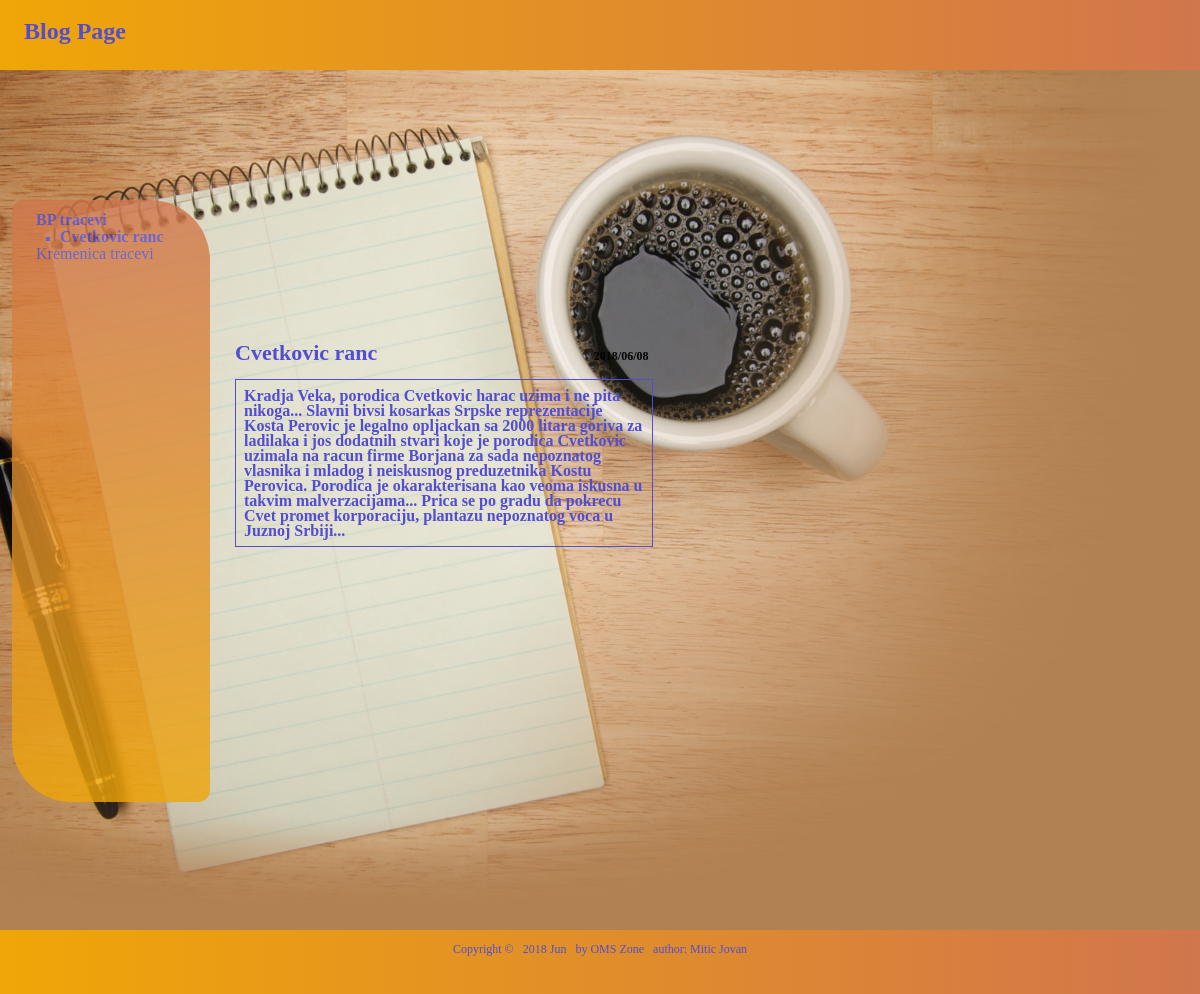
Screenshot of /index.php?subject=48 with the database file from the repository.
### tables this page shows
CREATE TABLE `subjects` (
  `id` int(11) NOT NULL AUTO_INCREMENT,
  `manu_name` varchar(650) DEFAULT NULL,
  `position` int(3) NOT NULL,
  `visible` tinyint(1) NOT NULL,
  PRIMARY KEY (`id`)
);

CREATE TABLE `pages` (
  `id` int(11) NOT NULL AUTO_INCREMENT,
  `subject_id` int(11) NOT NULL,
  `manu_name` varchar(30) NOT NULL,
  `position` int(3) NOT NULL,
  `visible` tinyint(1) NOT NULL,
  `content` text,
  PRIMARY KEY (`id`),
  KEY `subject_id` (`subject_id`)
);

### public/index.php (the view, shortened to what this page needs)
<?php require_once("../includes/db_connection.php"); ?>
<?php require_once("../includes/functions.php"); ?>
<?php include("../includes/layouts/header.php"); ?>
<?php find_selected_page(true); ?>
<div id="main">
	<div id="navigation">
		<?php echo public_navigation($current_subject, $current_page); ?>
	</div>
	<div id="page">
		<?php if ($current_page) { ?>
				<h2><?php echo  htmlentities($current_page["manu_name"]); ?>&nbsp;
				<span style="margin-left: 200px; color: #000; font-size: 12px;"><?php echo date("Y/m/d"); ?></span> <br><br>
			<div class="view-content-public">
				<?php echo  nl2br(htmlentities($current_page["content"])); ?>
			</div>
			<?php } else { ?>
				<p>Welcome to Blog Page</p>
				<?php } ?>
	</div>
</div>
			<?php include("../includes/layouts/footer.php") ?>

### includes/functions.php (shortened to what this page needs)
<?php
	function find_all_subjects($public=true) {
				global $connection;
				$query = "SELECT * ";
				$query .= "FROM subjects " ;
				if ($public) {
					$query .= "WHERE visible = 1 ";
				}
				$query .= "ORDER BY position ASC";
				$subject_set = mysqli_query($connection, $query);
				return $subject_set;
	}
	function find_pages_for_subject($subject_id, $public=true) {
				global $connection;
				$safe_subject_id = mysqli_real_escape_string($connection, $subject_id);
				$query = "SELECT * ";
				$query .= "FROM pages ";
				$query .= "WHERE subject_id = {$safe_subject_id} ";
				if ($public) {
					$query .= "AND visible = 1 ";
				}
				$query .= "ORDER BY position ASC";
				$page_set = mysqli_query($connection, $query);
				return $page_set;
	}
	 function find_subject_by_id($subject_id, $public=true) {
				global $connection;
				$query = "SELECT * ";
				$query .= "FROM subjects " ;
				$query .= "WHERE id = {$subject_id} ";
				if ($public) {
					$query .= "AND VISIBLE = 1 ";
				}
				$query .= "LIMIT 1";
				$subject_set = mysqli_query($connection, $query);
				 if ($subject = mysqli_fetch_assoc($subject_set)) {
				 	return $subject;
				 } else {
				 	return null;
				 }
	}
	function find_default_page_for_subject($subject_id){
		$page_set = find_pages_for_subject($subject_id);
		 if ($first_page = mysqli_fetch_assoc($page_set)) {
				 	return $first_page;
				 } else {
				 	return null;
				 }
	}
	function find_selected_page($public=false) {
		if (isset($_GET["subject"])) {
			$current_subject = find_subject_by_id($_GET["subject"],$public);
			if ($current_subject && $public) {
				$current_page = find_default_page_for_subject($current_subject["id"]);
			} else {
				$current_page = null;
			}
		} elseif (isset($_GET["page"])) {
			$current_subject = null;
			$current_page = find_page_by_id($_GET["page"], $public);
		} else {
			$current_subject = null;
			$current_page = null;
		}
	}
	function public_navigation($subject_array, $page_array) {
			$output = "<ul class=\"subjects\">";
				$subject_set = find_all_subjects();
				while ($subject = mysqli_fetch_assoc($subject_set)) {
					$output .= "<li";
					if ($subject_array && $subject["id"] == $subject_array["id"]) {
					$output .= " class=\"selected\"";
					}
					$output .= ">";
					$output .= "<a href=\"index.php?subject=";
					$output .= urlencode($subject["id"]);
					$output .= "\">";
					$output .= htmlentities($subject["manu_name"]);
					$output .= "</a>";
					if ($subject_array["id"] == $subject["id"] || $page_array["subject_id"] ==  $subject["id"]) {
					$page_set = find_pages_for_subject($subject["id"]);
					$output .="<ul class=\"pages\">";
					while ($page = mysqli_fetch_assoc($page_set)) {
					$output .= "<li";
					if ($page_array && $page["id"] == $page_array["id"]) {
					$output .= " class=\"selected\"";
					}
					$output .= ">";
					$output .= "<a href=\"index.php?page=";
					$output .= urlencode($page["id"]);
					$output .= "\">";
					$output .= htmlentities($page["manu_name"]);
					$output .= "</a></li>";
					}
					$output .= "</ul>";
				}
				$output .= "</li>";
			}
			$output .= "</ul>";
			return $output;
	}
 ?>

### public/css/public.css (style rules this page uses)
html body { margin: 0; padding: 0; border: 0; font-size: 12px; line-height: 15px; background: #5892ef; }
span { color: #534dd1; }
a { color: #534dd1; }
#main { height: 860px; width: 100%; margin: 0; padding: 0; background-image: url("../images/pic4.jpg"); background-repeat: no-repeat; background-size: cover; }
#navigation { float: left; width: 150px; height: 70%; margin-top: 130px; margin-left: 12px; padding: 0 2em; color: #534dd1; background: linear-gradient(#d1764d, #efa607); border-radius: 12px 60px; opacity: 0.8; margin-right: 25px; }
#navigation a { text-decoration: none; }
ul.subjects { margin: 1em 0; padding-left: 0; list-style: none; }
ul.pages { padding-left: 2em; list-style: square; font-weight: normal; }
.selected { font-weight: bold; }
#page { vertical-align: top; padding-top: 260px; margin-left: 220px; }
#page h2 { color: #534dd1; margin: 0 auto; padding: 15px; font-size: 22px; }
#page p, a { font-size: 16px; text-decoration: none; }
.view-content-public { padding: 0.5em; border: 1px solid #534dd1; width: 400px; color: #534dd1; font-size: 16px; }

### rows the page displays
subjects: value "BP tracevi"
pages: value "Cvetkovic ranc", manu_name "Cvetkovic ranc", content "Kradja Veka, porodica Cvetkovic harac uzima i ne pita nikoga... Slavni bivsi kosarkas Srpske reprezentacije Kosta Perovic je legalno opljackan sa 2000 litara goriva za ladilaka i jos dodatnih stvari koje je porodica Cvetkovic uzimala na racun firme Borjana za sada nepoznatog vlasnika i mladog i neiskusnog preduzetnika Kostu Perovica. Porodica je okarakterisana kao veoma iskusna u takvim malverzacijama... Prica se po gradu da pokrecu Cvet promet korporaciju, plantazu nepoznatog voca u Juznoj Srbiji..."
subjects: value "Kremenica tracevi"
